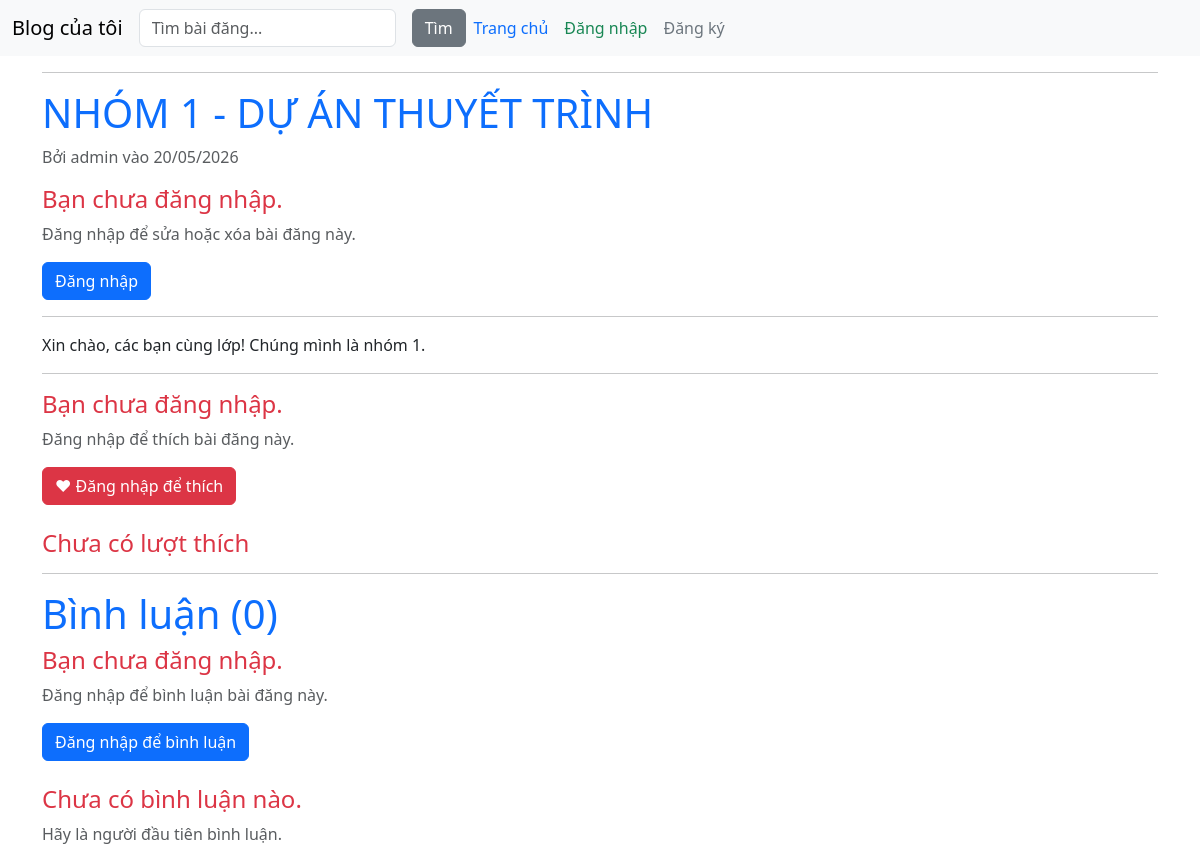
The app's page /post/36 with its own data.
### blog/models.py (models this page shows, shortened)
class Post(models.Model):
    title = models.CharField(max_length=200)
    likes = models.ManyToManyField(User, related_name='blog_posts', blank=True)
    content = models.TextField()
    created_at = models.DateTimeField(auto_now_add=True)
    updated_at = models.DateTimeField(auto_now=True)
    author = models.ForeignKey(User, on_delete=models.CASCADE, default=1)
    def total_likes(self):
        return self.likes.count()

### blog/views.py (the view)
# urls.py: path('post/<int:pk>', PostDetailView.as_view(), name="post-detail"),
class PostDetailView(DetailView):
    model = Post
    template_name = 'post_detail.html'
    context_object_name = 'post'

### blog/templates/post_detail.html (shortened to what this page needs)
{% extends "base.html" %}
{% block content %}
    <hr>
    <h1 class="text-uppercase text-primary">{{ post.title }}</h1>
    <article>
        <p class="text-muted">Bởi {{ post.author.username }} vào {{ post.created_at|date:"d/m/Y" }}</p>
        {% if user == post.author %}
            <div>
                <a class="btn btn-warning" href="{% url 'post-update' post.pk %}">Sửa bài đăng</a>
                <a class="btn btn-danger" href="{% url 'post-delete' post.pk %}">Xóa bài đăng</a>
            </div>
        {% else %}
            {% if user.is_authenticated %}
                <h4 class="text-danger">Bạn không thể sửa hay xóa bài đăng này vì bạn không phải là người tạo bài đăng.</h4>
            {% else %}
                <h4 class="text-danger">Bạn chưa đăng nhập.</h4>
                <p class="text-muted">Đăng nhập để sửa hoặc xóa bài đăng này.</p>
                <a href="{% url 'login' %}" class="btn btn-primary">Đăng nhập</a>
            {% endif %}
        {% endif %}
        <hr>
        <p>{{ post.content|truncatewords:30 }}</p>
    </article>
    <hr>
    <div>
        <form action="{% url 'like-post' post.pk %}">
            {% if user.is_authenticated %}
                {% if user in post.likes.all %}
                    <button id="like_btn" type="submit" class="btn btn-danger">❤ Bỏ thích</button>
                {% else %}
                    <button id="like_btn" type="submit" class="btn btn-outline-danger">❤ Thích ngay</button>
                {% endif %}
            {% else %}
                <h4 class="text-danger">Bạn chưa đăng nhập.</h4>
                <p class="text-muted">Đăng nhập để thích bài đăng này.</p>
                <a href="{% url 'login' %}" class="btn btn-danger">❤ Đăng nhập để thích</a>
            {% endif %}
        </form>
        <span class="ms-3 text-muted">
            {% if post.total_likes == 0 %}
                <h4 class="text-danger">Chưa có lượt thích</h4>
            {% else %}
                <h4 class="text-success">{{ post.total_likes }} lượt thích</h4>
            {% endif %}
        </span>
    </div>
    <hr>
    <h1 class="text-primary">Bình luận ({{ post.comments.count }})</h1>
    {% if user.is_authenticated %}
        <a href="{% url 'add-comment' post.pk %}" class="btn btn-primary">Viết bình luận</a>
    {% else %}
        <h4 class="text-danger">Bạn chưa đăng nhập.</h4>
        <p class="text-muted">Đăng nhập để bình luận bài đăng này.</p>
        <a href="{% url 'login' %}" class="btn btn-primary">Đăng nhập để bình luận</a>
    {% endif %}
    <div class="comments-section">
        {% if not post.comments.all %}
            <h4 class="text-danger">Chưa có bình luận nào.</h4>
            <p class="text-muted">Hãy là người đầu tiên bình luận.</p>
        {% endif %}
    </div>
{% endblock %}

### records on screen
Post: title "NHÓM 1 - DỰ ÁN THUYẾT TRÌNH", author.username "admin", created_at "20/05/2026", content "Xin chào, các bạn cùng lớp! Chúng mình là nhóm 1.", comments.count "0"
